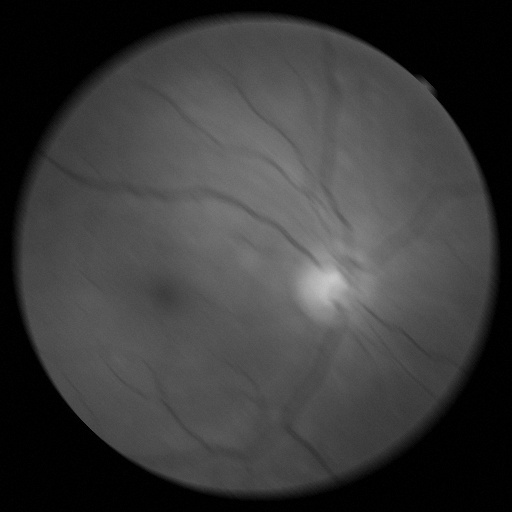
#> input picture HW4_DIP/retina_motionblurred.jpg, 512 x 512 px; the run also reads 1 picture not shown here
$ python 1.py
#> lines starting #> are read from the running program, lines starting #| are printed output that depends on the picture
### HW4_DIP/tools.py
import cv2
import numpy as np

def logmagnitude(img):
    '''input: 2D image, output: 2D logmagnitude of fourier transform'''
    dft = np.fft.fft2(img)
    dft_shift = np.fft.fftshift(dft)
    return np.log(np.abs(dft_shift))

def normal(img):
    '''input: 2D image, output: float 2D image in range [-1, 1]'''
    img = img.astype(float)
    mi, ma = img.min(), img.max()
    return 2*(img - mi)/(ma-mi)-1

def n_range(img):
    '''input: 2D image, output: uint8 2D image in range [0, 255]'''
    mi, ma = img.min(), img.max()
    return np.round(255*(img.astype(float) - mi)/(ma-mi)).astype('uint8')

### HW4_DIP/1.py
from tools import *
import cv2 as cv
import numpy as np
from skimage.restoration import wiener
import matplotlib.pyplot as plt

def findsimilarity(img1,img2):
    return np.sum((np.subtract(img1,img2)**2))

#read retina mution blured
retina = cv.imread("retina_motionblurred.jpg",0)
#> retina is the input picture: shape (512, 512); min 0, max 200, mean 58.5
#read original retina
oretina = cv.imread("Retina.jpg",0)
#define kernel
kernel = np.eye(13)
kernel = kernel/np.sum(kernel)
#finding best balance number
bestbalance = 0
#set a big number
maxsimilarity = 1000000000
#start searching the best balance
for balance in np.linspace(0,0.5,10):
    #apply wiener filter
    restored = wiener(normal(retina),kernel,balance)
    #turn to uint8
    restored = n_range(restored)
    #find similarity with original retina image
    similarity=findsimilarity(oretina,restored)
    if similarity<maxsimilarity:
        maxsimilarity = similarity
        bestbalance=balance
#> this loop made 10 passes
#> (similarity, maxsimilarity) on passes 1 to 3: (22967112, 22967112), (21582256, 21582256), (21542708, 21542708)
#> similarity on passes 4 to 9: 21570999, 21600288, 21666067, 21705481, 21713809, 21715253
#> pass 1, `restored = wiener(normal(retina),kernel,balance)`:
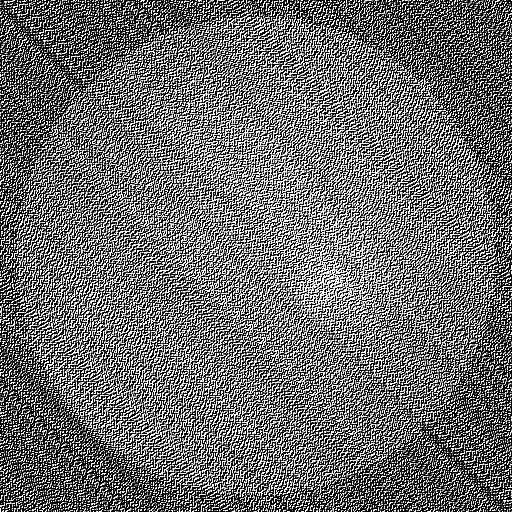
#> restored: shape (512, 512) float64; min -1, max 1, mean -0.147; drawn with min black and max white
#> pass 2, `restored = wiener(normal(retina),kernel,balance)`:
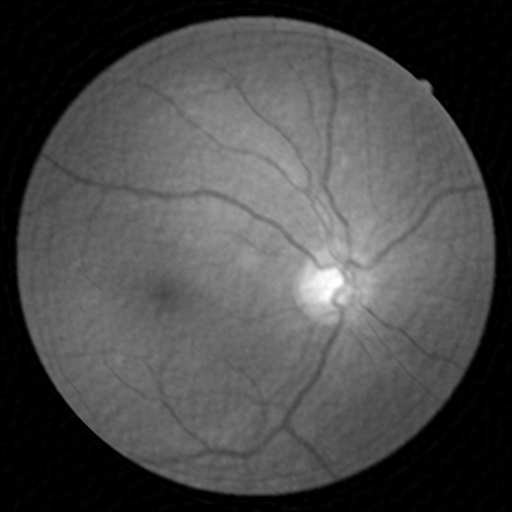
#> restored: shape (512, 512) float64; min -1, max 1, mean -0.413; drawn with min black and max white
#> after the loop, bestbalance = 0.111; maxsimilarity = 21542708
# this is a retry for more accuracy and more speed
for balance in np.linspace(bestbalance-0.05,bestbalance+0.05,10):
    restored = wiener(normal(retina),kernel,balance)
    restored = n_range(restored)
    similarity=findsimilarity(oretina,restored)
    if similarity<maxsimilarity:
        maxsimilarity = similarity
        bestbalance=balance
#> this loop made 10 passes
#> (similarity, maxsimilarity) on passes 2, 4: (21533067, 21533067), (21525081, 21525081)
#> similarity on passes 1, 3, 5, 6, 7, 8: 21562366, 21541781, 21527338, 21540717, 21534611, 21556479
#> after the loop, bestbalance = 0.0944; maxsimilarity = 21525081

#apply wiener filter with best balance
restored = wiener(normal(retina),kernel,bestbalance)
#turn back to uint8
restored = n_range(restored)

#add a figure
plt.figure()
#subplot 1 of 2x2
plt.subplot(2,2,1)
#show motionblured image
plt.imshow(retina,cmap='gray')
plt.axis(False)
plt.title("Retina")

#subplot 1 of 2x2
plt.subplot(2,2,2)
#show restored image
plt.imshow(restored,cmap='gray')
plt.axis(False)
plt.title("Restored with " + str(bestbalance)+" balance")

#subplot 1 of 2x2
plt.subplot(2,2,3)
#show fourier transform of motionblured image
plt.imshow(logmagnitude(retina),cmap='gray')
#> in logmagnitude, `return np.log(np.abs(dft_shift))`:
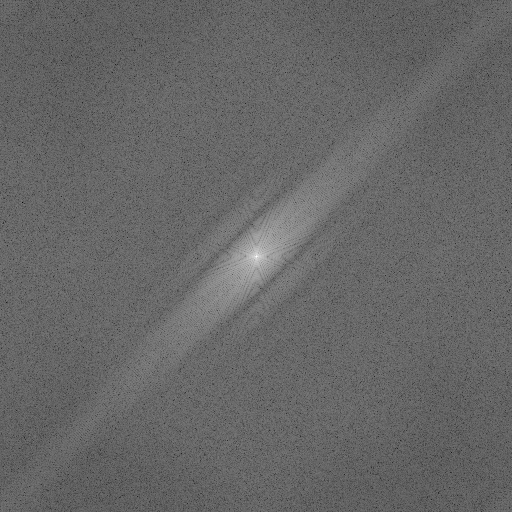
#> returned value: shape (512, 512) float64; min -0.36, max 16.55, mean 6.48; drawn with min black and max white
plt.axis(False)
plt.title("Logaritm amp of retina")

#subplot 1 of 2x2
plt.subplot(2,2,4)
#show fourier transform of restored image
plt.imshow(logmagnitude(restored),cmap='gray')
#> in logmagnitude (call 2), `return np.log(np.abs(dft_shift))`:
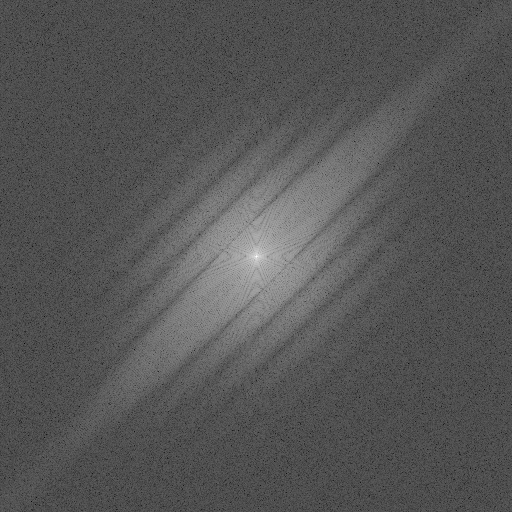
#> returned value: shape (512, 512) float64; min -0.524, max 16.79, mean 5.33; drawn with min black and max white
plt.axis(False)
plt.title("Logaritm amp of restored")

#show
plt.show()
